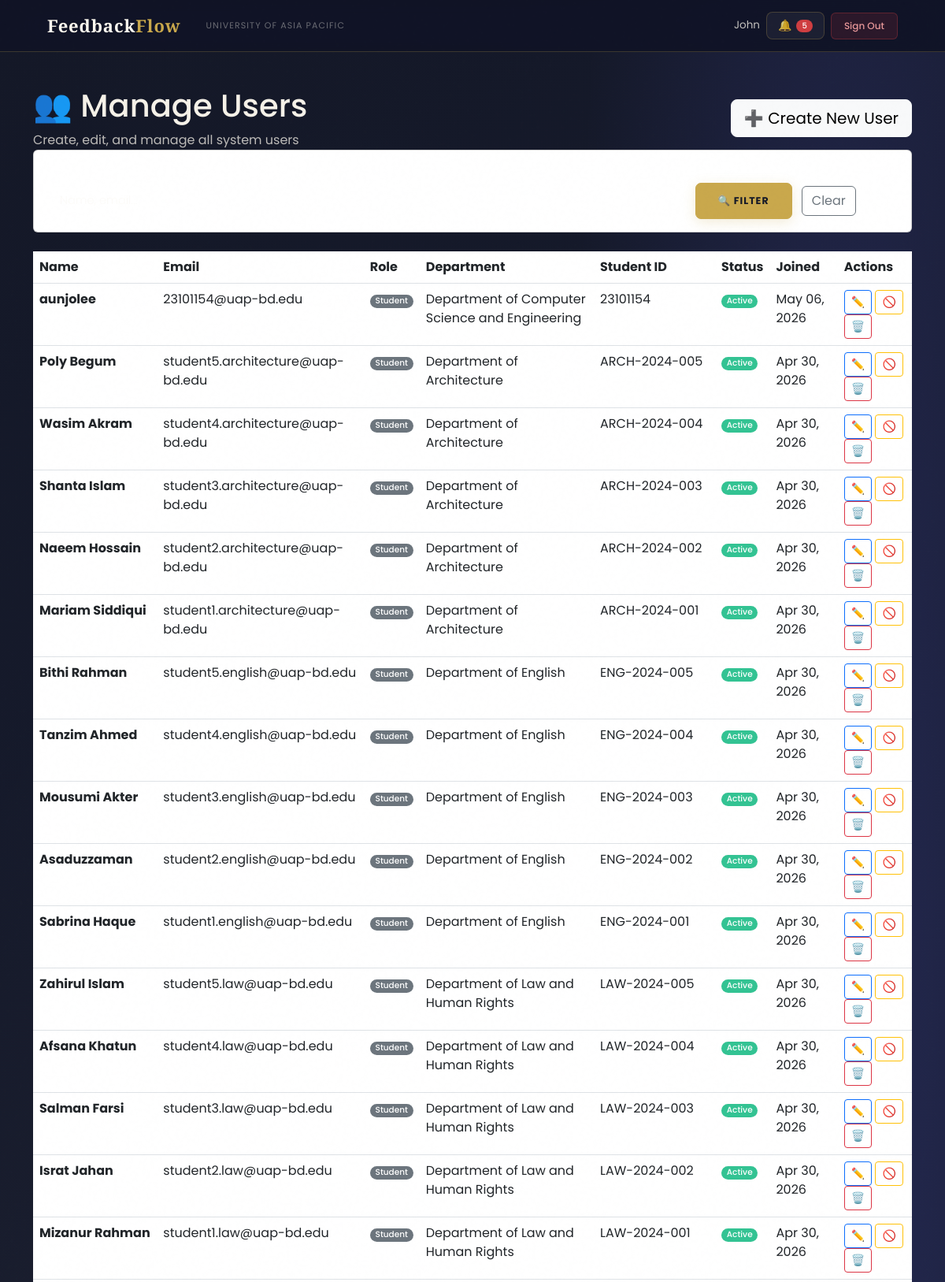
The page /dashboard/users/ (signed in, upper part) on the database its author committed.
### users/models.py (models this page shows, shortened)
class User(AbstractBaseUser, PermissionsMixin):
    ROLE_CHOICES = (
        ('Student', 'Student'),
        ('Faculty', 'Faculty'),
        ('HOD', 'Head of Department'),
        ('Staff', 'Staff'),
        ('Admin', 'Administrator'),
    )
    DEPARTMENT_CHOICES = (
        ('DBA', 'Department of Business Administration'),
        ('CSE', 'Department of Computer Science and Engineering'),
        ('CE', 'Department of Civil Engineering'),
        ('EEE', 'Department of Electrical and Electronic Engineering'),
        ('Pharmacy', 'Department of Pharmacy'),
        ('Law', 'Department of Law and Human Rights'),
        ('English', 'Department of English'),
        ('Architecture', 'Department of Architecture'),
    )
    email = models.EmailField(unique=True, max_length=255)
    full_name = models.CharField(max_length=150)
    role = models.CharField(max_length=20, choices=ROLE_CHOICES)
    department = models.CharField(max_length=100, choices=DEPARTMENT_CHOICES, null=True, blank=True)
    student_id = models.CharField(max_length=50, unique=True, null=True, blank=True)
    is_active = models.BooleanField(default=True)
    is_staff = models.BooleanField(default=False)
    created_at = models.DateTimeField(auto_now_add=True)
    updated_at = models.DateTimeField(auto_now=True)
    USERNAME_FIELD = 'email'
    REQUIRED_FIELDS = ['full_name']
    objects = UserManager()
    class Meta:
        verbose_name = 'User'
        verbose_name_plural = 'Users'
        ordering = ['-created_at']
    def get_short_name(self):
        return self.full_name.split()[0] if self.full_name else self.email

### users/views.py (the view)
# urls.py: path('dashboard/users/', views.admin_user_list, name='admin_user_list'),
@login_required
def admin_user_list(request):
    if request.user.role != 'Admin':
        return redirect('login')
    users = User.objects.all().order_by('-created_at')
    search = request.GET.get('search', '')
    role_filter = request.GET.get('role', '')
    dept_filter = request.GET.get('department', '')
    if search:
        users = users.filter(full_name__icontains=search) | users.filter(email__icontains=search)
    if role_filter:
        users = users.filter(role=role_filter)
    if dept_filter:
        users = users.filter(department=dept_filter)
    status_filter = request.GET.get('status', '')
    if status_filter == 'active':
        users = users.filter(is_active=True)
    elif status_filter == 'inactive':
        users = users.filter(is_active=False)
    context = {
        'users': users,
        'search': search,
        'role_filter': role_filter,
        'dept_filter': dept_filter,
        'status_filter': request.GET.get('status', ''),
        'roles': User.ROLE_CHOICES,
        'departments': User.DEPARTMENT_CHOICES,
        'role_choices': User.ROLE_CHOICES,
        'department_choices': User.DEPARTMENT_CHOICES,
    }
    return render(request, 'users/admin_user_list.html', context)

### users/context_processors.py (called while the page is built)
def notifications_count(request):
    if request.user.is_authenticated:
        from users.models import Notification
        count = Notification.objects.filter(
            recipient=request.user,
            is_read=False
        ).count()
        return {'unread_notifications_count': count}
    return {'unread_notifications_count': 0}

### users/templates/users/admin_user_list.html (shortened to what this page needs)
{% extends 'users/dashboard_base.html' %}
{% block content %}
<div class="container mt-4">
    <div class="dashboard-header">
        <div class="row align-items-center">
            <div class="col-md-8">
                <h1>👥 Manage Users</h1>
                <p class="mb-0 opacity-75">Create, edit, and manage all system users</p>
            </div>
            <div class="col-md-4 text-end">
                <a href="{% url 'admin_user_create' %}" class="btn btn-light btn-lg">
                    ➕ Create New User
                </a>
            </div>
        </div>
    </div>
    <div class="card info-card mb-4">
        <div class="card-body">
            <form method="get" class="row g-3 align-items-end">
                <div class="col-md-2">
                    <label class="form-label fw-semibold">Search</label>
                    <input type="text" name="q" class="form-control" placeholder="Name, email..." value="{{ search_query }}">
                </div>
                <div class="col-md-2">
                    <label class="form-label fw-semibold">Role</label>
                    <select name="role" class="form-select">
                        <option value="">All Roles</option>
                    </select>
                </div>
                <div class="col-md-3">
                    <label class="form-label fw-semibold">Department</label>
                    <select name="department" class="form-select">
                        <option value="">All Departments</option>
                    </select>
                </div>
                <div class="col-md-2">
                    <label class="form-label fw-semibold">Status</label>
                    <select name="status" class="form-select">
                        <option value="">All</option>
                    </select>
                </div>
                <div class="col-md-3">
                    <button type="submit" class="btn btn-primary me-2">🔍 Filter</button>
                    <a href="{% url 'admin_user_list' %}" class="btn btn-outline-secondary">Clear</a>
                </div>
            </form>
        </div>
    </div>
    <div class="modern-table">
        <table class="table table-hover mb-0">
            <thead>
            <tr>
                <th>Name</th>
                <th>Email</th>
                <th>Role</th>
                <th>Department</th>
                <th>Student ID</th>
                <th>Status</th>
                <th>Joined</th>
                <th>Actions</th>
            </tr>
            </thead>
            <tbody>
            {% for u in users %}
            <tr>
                <td><strong>{{ u.full_name }}</strong></td>
                <td>{{ u.email }}</td>
                <td><span class="badge bg-secondary">{{ u.role }}</span></td>
                <td>{{ u.get_department_display|default:"-" }}</td>
                <td>{{ u.student_id|default:"-" }}</td>
                <td>
                    {% if u.is_active %}
                    <span class="badge bg-success">Active</span>
                    {% else %}
                    <span class="badge bg-danger">Inactive</span>
                    {% endif %}
                </td>
                <td>{{ u.created_at|date:"M d, Y" }}</td>
                <td>
                    <a href="{% url 'admin_user_edit' u.id %}" class="btn btn-sm btn-outline-primary" title="Edit">✏️</a>
                    <a href="{% url 'admin_user_toggle_active' u.id %}" class="btn btn-sm btn-outline-warning" title="Toggle Active">
                        {% if u.is_active %}🚫{% else %}✅{% endif %}
                    </a>
                    <a href="{% url 'admin_user_delete' u.id %}" class="btn btn-sm btn-outline-danger" title="Delete">🗑️</a>
                </td>
            </tr>
            {% empty %}
            <tr>
                <td colspan="8" class="text-center text-muted py-4">No users found matching your filters.</td>
            </tr>
            {% endfor %}
            </tbody>
        </table>
    </div>
</div>
{% endblock %}

### users/templates/users/base.html (shortened to what this page needs)
<!DOCTYPE html>
<html lang="en">
<head>
    <link href="https://cdn.jsdelivr.net/npm/bootstrap@5.3.0/dist/css/bootstrap.min.css" rel="stylesheet">
</head>
<body>
<nav class="navbar navbar-expand-lg">
    <div class="container-fluid d-flex align-items-center gap-3">
        <a class="navbar-brand" href="/">Feedback<em>Flow</em></a>
        <span class="navbar-text d-none d-md-inline">University of Asia Pacific</span>
        {% if user.is_authenticated %}
        <div class="ms-auto d-flex align-items-center gap-2">
            <span class="nav-user-info d-none d-md-inline">{{ user.get_short_name }}</span>
            <a href="{% url 'notifications' %}" class="btn-bell">
                🔔
                {% if unread_notifications_count > 0 %}
                <span class="badge bg-danger" style="font-size:10px;padding:3px 7px;">{{ unread_notifications_count }}</span>
                {% endif %}
            </a>
            <a href="{% url 'logout' %}" class="btn-logout">Sign Out</a>
        </div>
        {% endif %}
    </div>
</nav>
<main>{% block content %}{% endblock %}</main>
</body>
</html>

### rows shown on the page
User: get_short_name "John"
User: full_name "aunjolee", email "23101154@uap-bd.edu", role "Student", department "Department of Computer Science and Engineering", student_id "23101154", is_active "Active", created_at "May 06, 2026"
User: full_name "Poly Begum", email "student5.architecture@uap-bd.edu", role "Student", department "Department of Architecture", student_id "ARCH-2024-005", is_active "Active", created_at "Apr 30, 2026"
User: full_name "Wasim Akram", email "student4.architecture@uap-bd.edu", role "Student", department "Department of Architecture", student_id "ARCH-2024-004", is_active "Active", created_at "Apr 30, 2026"
User: full_name "Shanta Islam", email "student3.architecture@uap-bd.edu", role "Student", department "Department of Architecture", student_id "ARCH-2024-003", is_active "Active", created_at "Apr 30, 2026"
User: full_name "Naeem Hossain", email "student2.architecture@uap-bd.edu", role "Student", department "Department of Architecture", student_id "ARCH-2024-002", is_active "Active", created_at "Apr 30, 2026"
User: full_name "Mariam Siddiqui", email "student1.architecture@uap-bd.edu", role "Student", department "Department of Architecture", student_id "ARCH-2024-001", is_active "Active", created_at "Apr 30, 2026"
User: full_name "Bithi Rahman", email "student5.english@uap-bd.edu", role "Student", department "Department of English", student_id "ENG-2024-005", is_active "Active", created_at "Apr 30, 2026"
User: full_name "Tanzim Ahmed", email "student4.english@uap-bd.edu", role "Student", department "Department of English", student_id "ENG-2024-004", is_active "Active", created_at "Apr 30, 2026"
User: full_name "Mousumi Akter", email "student3.english@uap-bd.edu", role "Student", department "Department of English", student_id "ENG-2024-003", is_active "Active", created_at "Apr 30, 2026"
User: full_name "Asaduzzaman", email "student2.english@uap-bd.edu", role "Student", department "Department of English", student_id "ENG-2024-002", is_active "Active", created_at "Apr 30, 2026"
User: full_name "Sabrina Haque", email "student1.english@uap-bd.edu", role "Student", department "Department of English", student_id "ENG-2024-001", is_active "Active", created_at "Apr 30, 2026"
User: full_name "Zahirul Islam", email "student5.law@uap-bd.edu", role "Student", department "Department of Law and Human Rights", student_id "LAW-2024-005", is_active "Active", created_at "Apr 30, 2026"
User: full_name "Afsana Khatun", email "student4.law@uap-bd.edu", role "Student", department "Department of Law and Human Rights", student_id "LAW-2024-004", is_active "Active", created_at "Apr 30, 2026"
User: full_name "Salman Farsi", email "student3.law@uap-bd.edu", role "Student", department "Department of Law and Human Rights", student_id "LAW-2024-003", is_active "Active", created_at "Apr 30, 2026"
User: full_name "Israt Jahan", email "student2.law@uap-bd.edu", role "Student", department "Department of Law and Human Rights", student_id "LAW-2024-002", is_active "Active", created_at "Apr 30, 2026"
User: full_name "Mizanur Rahman", email "student1.law@uap-bd.edu", role "Student", department "Department of Law and Human Rights", student_id "LAW-2024-001", is_active "Active", created_at "Apr 30, 2026"

### other values the page prints
{{ unread_notifications_count }} "5"
